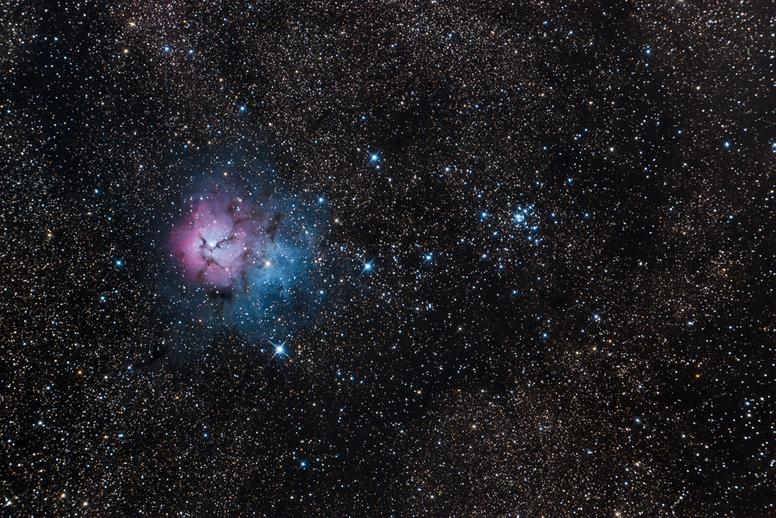
#> input picture bin/apod.jpg, 776 x 518 px
$ python test.py   (older library calls are emulated)
#> lines starting #> are read from the running program, lines starting #| are printed output that depends on the picture
from PIL import Image

basewidth = 300
img = Image.open('apod.jpg')
#> img is the input picture: PIL image 776x518 RGB; mean R, G, B 32.4, 31.4, 35.3
wpercent = (basewidth/float(img.size[0]))
#> wpercent = 0.387
hsize = int((float(img.size[1])*float(wpercent)))
#> hsize = 200
img = img.resize((basewidth,hsize), Image.ANTIALIAS)
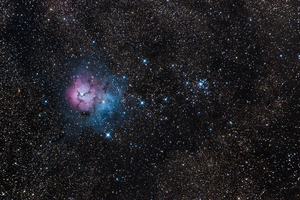
#> img: PIL image 300x200 RGB; mean R, G, B 32.4, 31.5, 35.3
img.save('apod.jpg')
